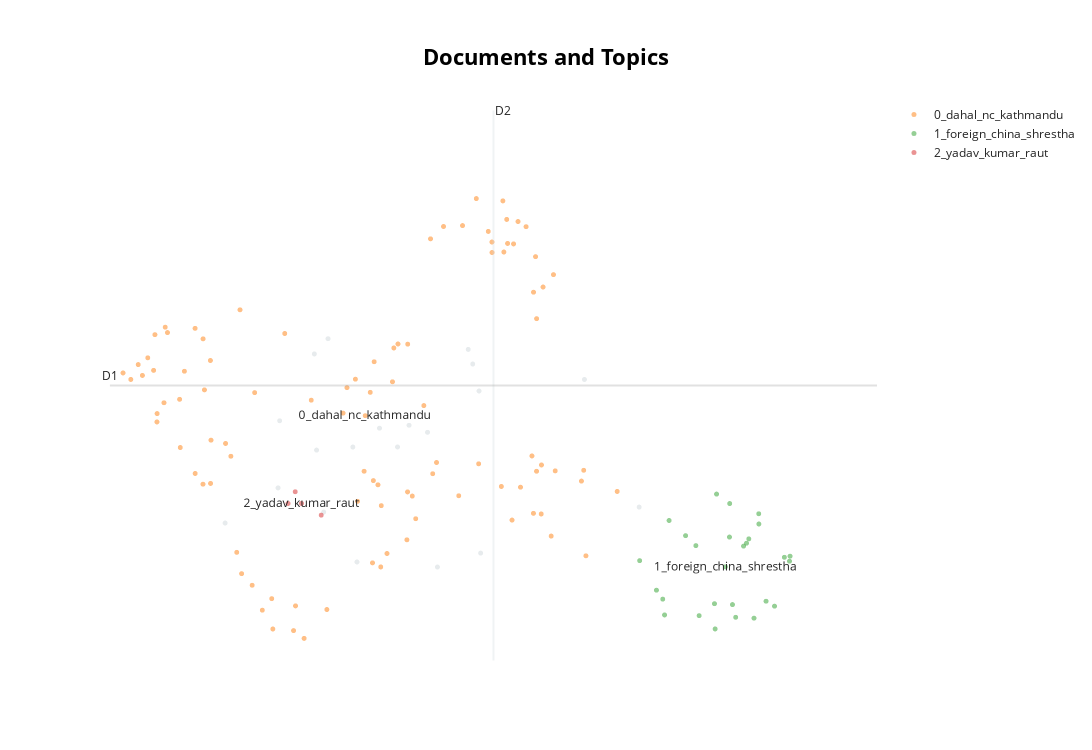

The notebook cell saved with this chart:
### Code cell
reduced_embeddings = UMAP(n_neighbors=10, n_components=2, min_dist=0.1, metric='cosine').fit_transform(embeddings)
topic_model.visualize_documents(docs, reduced_embeddings=reduced_embeddings, hide_document_hover=True)

### Figure 1 — Plotly figure (JSON) as saved in the notebook; plotly's stock layout.template omitted (floating-point values rounded to 4 significant figures)
{"data": [{"hoverinfo": "text", "marker": {"color": "#CFD8DC", "opacity": 0.5, "size": 5}, "mode": "markers+text", "name": "other", "showlegend": false, "type": "scattergl", "x": [1.092, 2.336, 1.069, 1.21, 1.165, 2.781, 0.6951, 2.7, 1.74, 4.414, 2.653, 0.1501, 3.85, 1.508, 2.234, 2.044, 1.465, 2.765, 0.7116, 1.925], "y": [4.039, 2.632, 5.195, 5.379, 3.294, 2.8, 3.585, 5.074, 4.303, 3.353, 5.25, 3.162, 4.889, 2.693, 4.253, 4.337, 4.075, 4.75, 4.392, 4.077]}, {"hoverinfo": "text", "marker": {"opacity": 0.5, "size": 5}, "mode": "markers+text", "name": "0_dahal_nc_kathmandu", "text": ["", "", "", "", "", "", "", "", "", "", "", "", "", "", "", "", "", "", "", "", "", "", "", "", "", "", "", "", "", "", "", "", "", "", "", "", "", "", "", "", "", "", "", "", "", "", "", "", "", "", "", "", "", "", "", "", "", "", "", "", "", "", "", "", "", "", "", "", "", "", "", "", "", "", "", "", "", "", "", "", "", "", "", "", "", "", "", "", "", "", "", "", "", "", "", "", "", "", "0_dahal_nc_kathmandu"], "textfont": {"size": 12}, "type": "scattergl", "x": [3.408, -0.6464, 0.2697, 1.685, 3.357, 2.077, -0.07688, -0.3118, 3.12, 2.86, -0.821, 2.737, -0.552, 2.897, 2.995, 3.549, 3.05, 3.819, 0.6301, 1.492, 2.761, -0.3184, 3.405, 3.02, 1.581, -0.5728, 2.327, 3.105, 3.059, 0.2095, 1.037, 3.31, 2.265, 2.03, -0.7447, 1.873, 0.3201, 3.347, 3.325, -0.7016, -0.001408, 2.029, -0.4434, -0.9012, 1.753, 1.677, 0.0001353, 1.405, 0.9635, -0.2692, 2.196, 2.556, 0.4541, -0.4669, 1.668, -0.07814, 0.1546, 3.424, 3.326, 0.3032, 0.5332, 1.644, -0.159, -0.5862, 2.113, 4.187, 3.01, 3.843, -0.5501, 0.8549, 1.724, 1.198, 1.888, 3.166, 2.595, 2.288, 1.758, 0.7641, 0.6415, 0.8753, 2.399, 2.899, 0.4285, 1.514, -0.1585, 3.531, 1.365, 3.192, 3.358, 1.817, 0.004681, 3.865, 1.93, 3.249, 2.022, -0.06299, -0.4795, 3.508, 1.593], "y": [3.86, 5.149, 2.809, 5.102, 3.785, 3.486, 5.377, 4.07, 6.519, 6.669, 4.889, 7.064, 4.378, 6.542, 3.602, 3.789, 6.814, 3.666, 2.252, 4.892, 3.874, 4.65, 3.271, 6.421, 3.784, 5.428, 3.89, 3.197, 6.525, 3.965, 4.639, 3.969, 6.58, 5.313, 5.068, 4.861, 2.553, 6.366, 3.278, 4.937, 5.117, 3.536, 5.452, 4.967, 2.634, 3.672, 3.638, 4.79, 1.774, 4.988, 4.574, 3.49, 4.73, 5.517, 2.683, 3.629, 4.119, 6.0, 5.938, 5.726, 2.113, 4.734, 5.503, 4.998, 3.214, 3.542, 7.037, 3.796, 4.478, 1.868, 3.622, 2.121, 5.268, 6.788, 6.74, 3.755, 3.371, 5.442, 1.887, 2.165, 6.728, 6.416, 2.413, 3.423, 3.758, 6.15, 4.484, 3.593, 5.62, 2.795, 4.159, 2.768, 5.315, 6.726, 2.96, 4.763, 4.609, 3.005, 4.453]}, {"hoverinfo": "text", "marker": {"opacity": 0.5, "size": 5}, "mode": "markers+text", "name": "1_foreign_china_shrestha", "text": ["", "", "", "", "", "", "", "", "", "", "", "", "", "", "", "", "", "", "", "", "", "", "", "", "", "", "1_foreign_china_shrestha"], "textfont": {"size": 12}, "type": "scattergl", "x": [5.031, 4.657, 5.346, 4.722, 5.968, 5.596, 5.808, 5.196, 5.189, 5.962, 4.419, 5.374, 5.407, 4.892, 5.645, 5.909, 5.646, 4.998, 5.489, 4.675, 5.543, 5.72, 5.519, 5.211, 4.591, 5.343, 5.302], "y": [2.048, 2.247, 3.396, 3.192, 2.763, 2.018, 2.162, 1.888, 2.192, 2.703, 2.709, 2.181, 2.028, 3.01, 3.273, 2.75, 3.15, 2.89, 2.884, 2.056, 2.971, 2.221, 2.919, 3.51, 2.354, 2.993, 2.635]}, {"hoverinfo": "text", "marker": {"opacity": 0.5, "size": 5}, "mode": "markers+text", "name": "2_yadav_kumar_raut", "text": ["", "", "", "2_yadav_kumar_raut"], "textfont": {"size": 12}, "type": "scattergl", "x": [0.7978, 0.8721, 1.14, 0.9365], "y": [3.397, 3.538, 3.257, 3.397]}], "layout": {"annotations": [{"showarrow": false, "text": "D1", "x": -1.036, "y": 4.816, "yshift": 10}, {"showarrow": false, "text": "D2", "x": 2.913, "xshift": 10, "y": 8.124}], "height": 750, "shapes": [{"line": {"color": "#CFD8DC", "width": 2}, "type": "line", "x0": 2.913, "x1": 2.913, "y0": 1.508, "y1": 8.124}, {"line": {"color": "#9E9E9E", "width": 2}, "type": "line", "x0": -1.036, "x1": 6.863, "y0": 4.816, "y1": 4.816}], "title": {"font": {"color": "Black", "size": 22}, "text": "<b>Documents and Topics</b>", "x": 0.5, "xanchor": "center", "yanchor": "top"}, "width": 1200, "xaxis": {"visible": false}, "yaxis": {"visible": false}}}
